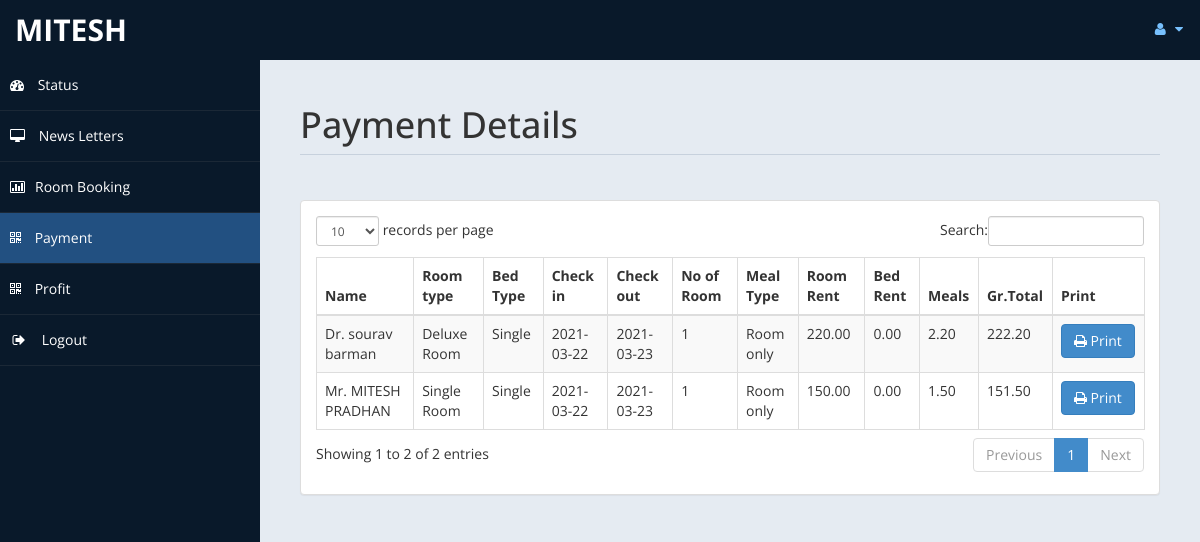
The page /admin/payment.php (signed in) on the database its author committed.
### tables this page shows
CREATE TABLE `payment` (
  `id` int(11) DEFAULT NULL,
  `title` varchar(5) DEFAULT NULL,
  `fname` varchar(30) DEFAULT NULL,
  `lname` varchar(30) DEFAULT NULL,
  `troom` varchar(30) DEFAULT NULL,
  `tbed` varchar(30) DEFAULT NULL,
  `nroom` int(11) DEFAULT NULL,
  `cin` date DEFAULT NULL,
  `cout` date DEFAULT NULL,
  `ttot` double(8,2) DEFAULT NULL,
  `fintot` double(8,2) DEFAULT NULL,
  `mepr` double(8,2) DEFAULT NULL,
  `meal` varchar(30) DEFAULT NULL,
  `btot` double(8,2) DEFAULT NULL,
  `noofdays` int(11) DEFAULT NULL
);

### admin/payment.php (the view, shortened to what this page needs)
<!DOCTYPE html>
<html xmlns="http://www.w3.org/1999/xhtml">
<head>
    <link href="assets/css/bootstrap.css" rel="stylesheet" />
    <link href="assets/css/font-awesome.css" rel="stylesheet" />
    <link href="assets/css/custom-styles.css" rel="stylesheet" />
    <link href="assets/js/dataTables/dataTables.bootstrap.css" rel="stylesheet" />
</head>
<body>
    <div id="wrapper">
        <nav class="navbar navbar-default top-navbar" role="navigation">
            <div class="navbar-header">
                <a class="navbar-brand" href="home.php"><?php echo $_SESSION["user"]; ?> </a>
            </div>
            <ul class="nav navbar-top-links navbar-right">
                <li class="dropdown">
                    <a class="dropdown-toggle" data-toggle="dropdown" href="#" aria-expanded="false">
                        <i class="fa fa-user fa-fw"></i> <i class="fa fa-caret-down"></i>
                    </a>
                </li>
            </ul>
        </nav>
        <nav class="navbar-default navbar-side" role="navigation">
            <div class="sidebar-collapse">
                <ul class="nav" id="main-menu">
                    <li>
                        <a href="home.php"><i class="fa fa-dashboard"></i> Status</a>
                    </li>
                    <li>
                        <a  href="messages.php"><i class="fa fa-desktop"></i> News Letters</a>
                    </li>
					<li>
                        <a href="roombook.php"><i class="fa fa-bar-chart-o"></i>Room Booking</a>
                    </li>
                    <li>
                        <a class="active-menu" href="payment.php"><i class="fa fa-qrcode"></i> Payment</a>
                    </li>
                    <li>
                        <a  href="profit.php"><i class="fa fa-qrcode"></i> Profit</a>
                    </li>
                    <li>
                        <a href="logout.php" ><i class="fa fa-sign-out fa-fw"></i> Logout</a>
                    </li>
            </div>
        </nav>
        <div id="page-wrapper" >
            <div id="page-inner">
			 <div class="row">
                    <div class="col-md-12">
                        <h1 class="page-header">
                           Payment Details<small> </small>
                        </h1>
                    </div>
                </div>
            <div class="row">
                <div class="col-md-12">
                    <div class="panel panel-default">
                        <div class="panel-body">
                            <div class="table-responsive">
                                <table class="table table-striped table-bordered table-hover" id="dataTables-example">
                                    <thead>
                                        <tr>
                                            <th>Name</th>
											<th>Room type</th>
                                            <th>Bed Type</th>
                                            <th>Check in</th>
											<th>Check out</th>
											<th>No of Room</th>
											<th>Meal Type</th>
                                            <th>Room Rent</th>
											<th>Bed Rent</th>
											<th>Meals </th>
											<th>Gr.Total</th>
											<th>Print</th>
                                        </tr>
                                    </thead>
                                    <tbody>
									<?php
										include ('db.php');
										$sql="select * from payment";
										$re = mysqli_query($con,$sql);
										while($row = mysqli_fetch_array($re))
										{
											$id = $row['id'];
											if($id % 2 ==1 )
											{
												echo"<tr class='gradeC'>
													<td>".$row['title']." ".$row['fname']." ".$row['lname']."</td>
													<td>".$row['troom']."</td>
													<td>".$row['tbed']."</td>
													<td>".$row['cin']."</td>
													<td>".$row['cout']."</td>
													<td>".$row['nroom']."</td>
													<td>".$row['meal']."</td>
													<td>".$row['ttot']."</td>
													<td>".$row['mepr']."</td>
													<td>".$row['btot']."</td>
													<td>".$row['fintot']."</td>
													<td><a href=print.php?pid=".$id ." <button class='btn btn-primary'> <i class='fa fa-print' ></i> Print</button></td>
													</tr>";
											}
											else
											{
												echo"<tr class='gradeU'>
													<td>".$row['title']." ".$row['fname']." ".$row['lname']."</td>
													<td>".$row['troom']."</td>
													<td>".$row['tbed']."</td>
													<td>".$row['cin']."</td>
													<td>".$row['cout']."</td>
													<td>".$row['nroom']."</td>
													<td>".$row['meal']."</td>
													<td>".$row['ttot']."</td>
													<td>".$row['mepr']."</td>
													<td>".$row['btot']."</td>
													<td>".$row['fintot']."</td>
													<td><a href=print.php?pid=".$id ." <button class='btn btn-primary'> <i class='fa fa-print' ></i> Print</button></td>
													</tr>";
											}
										}
									?>
                                    </tbody>
                                </table>
                            </div>
                        </div>
                    </div>
                </div>
            </div>
                </div>
            </div>
    </div>
</body>
</html>

### admin/assets/css/custom-styles.css (style rules this page uses)
body { font-family: 'Open Sans', sans-serif; }
#wrapper { width: 100%; background:#09192A; }
#page-wrapper { padding: 15px 15px; min-height: 600px; background:#E5EBF2; }
#page-inner { width:100%; margin:10px 20px 10px 0px; background-color:transparent; padding:10px; min-height:1200px; }
h1, .h1, h2, .h2, h3, .h3 { margin-top: 7px; margin-bottom: -5px; }
.page-header { padding-bottom: 9px; margin: 10px 0 45px; border-bottom: 1px solid #C7D1DD; }
.top-navbar { margin:0px; }
.top-navbar .navbar-brand { color: #fff; width: 260px; text-align: left; height: 60px; font-size: 30px; font-weight: 700; text-transform: uppercase; line-height: 30px; }
.top-navbar .nav > li { position: relative; display: inline-block; }
.top-navbar .nav > li > a { position: relative; display: block; padding: 19px 15px; color: #77C0FD; }
.active-menu { background-color:#225081!important; }
.sidebar-collapse , .sidebar-collapse .nav { background:none; }
.sidebar-collapse .nav { padding:0; }
.sidebar-collapse .nav > li > a { color:#fff; background:transparent; text-shadow:none; }
.sidebar-collapse > .nav > li > a { padding:15px 10px; }
.sidebar-collapse > .nav > li { border-bottom: 1px solid rgba(107, 108, 109, 0.19); }
.navbar-side { border:none; background-color: transparent; }
.top-navbar { background:#09192A; border-bottom:none; }
.top-navbar .nav > li > a > i { margin-right: 2px; }
.navbar-default { border:0px solid black; }
.navbar-header { background: #09192A; }
.nav > li > a > i { margin-right:10px; }
@media (min-width:768px) { #page-wrapper { margin: 0 0 0 260px; padding: 15px 30px; min-height: 1200px; } }
@media (min-width:768px) { .navbar-side { z-index: 1; position: absolute; width: 260px; } }
@media (min-width:768px) { .navbar { border-radius: 0px; } }

### rows shown on the page
payment: title "Mr.", fname "MITESH", lname "PRADHAN", troom "Single Room", tbed "Single", cin "2021-03-22", cout "2021-03-23", nroom "1", meal "Room only", ttot "150.00", mepr "0.00", btot "1.50", fintot "151.50"
payment: title "Dr.", fname "sourav", lname "barman", troom "Deluxe Room", tbed "Single", cin "2021-03-22", cout "2021-03-23", nroom "1", meal "Room only", ttot "220.00", mepr "0.00", btot "2.20", fintot "222.20"

### other values the page prints
$_SESSION["user"] "MITESH"
